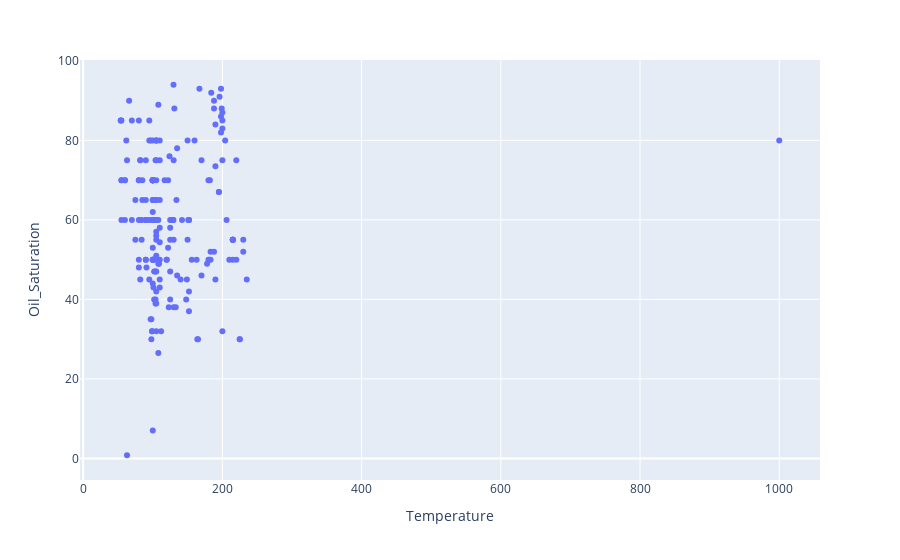

Source (notebook cell):
### Code cell
px.scatter(data,  x="Temperature", y="Oil_Saturation")

### Figure 1 — Plotly figure (JSON) as saved in the notebook; plotly's stock layout.template omitted (floating-point values rounded to 4 significant figures; data arrays with more than 128 entries replaced by an {"elided": "..."} marker saying what was removed)
{"data": [{"hovertemplate": "Temperature=%{x}<br>Oil_Saturation=%{y}<extra></extra>", "legendgroup": "", "marker": {"color": "#636efa", "symbol": "circle"}, "mode": "markers", "name": "", "orientation": "v", "showlegend": false, "type": "scatter", "x": {"elided": "203 float values"}, "xaxis": "x", "y": {"elided": "203 float values"}, "yaxis": "y"}], "layout": {"legend": {"tracegroupgap": 0}, "margin": {"t": 60}, "xaxis": {"anchor": "y", "domain": [0, 1], "title": {"text": "Temperature"}}, "yaxis": {"anchor": "x", "domain": [0, 1], "title": {"text": "Oil_Saturation"}}}}
